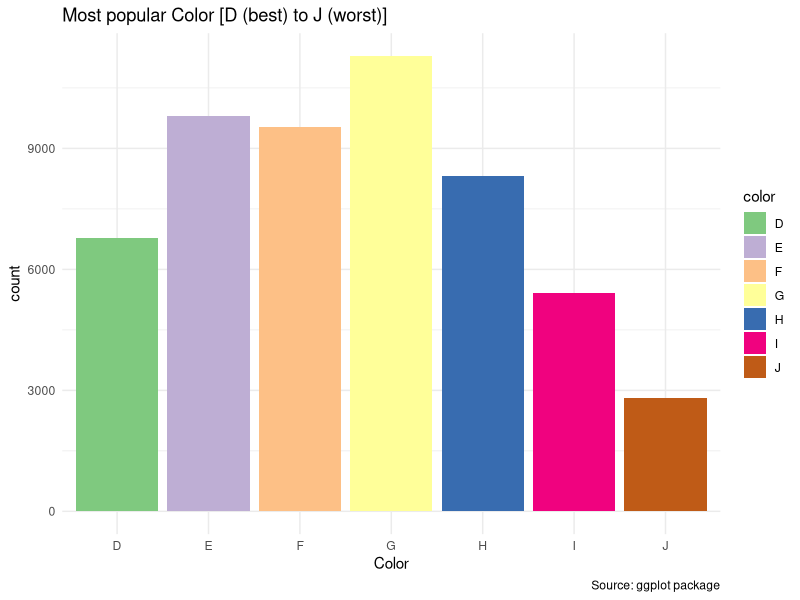
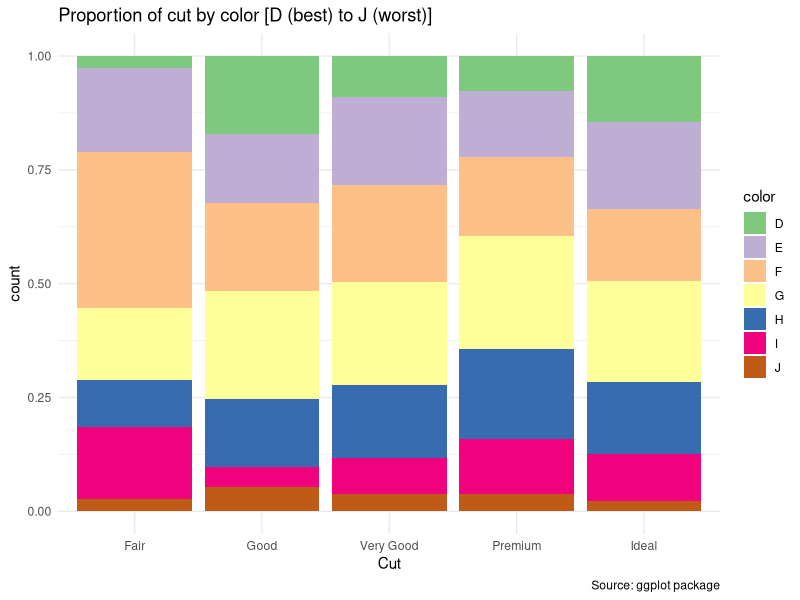
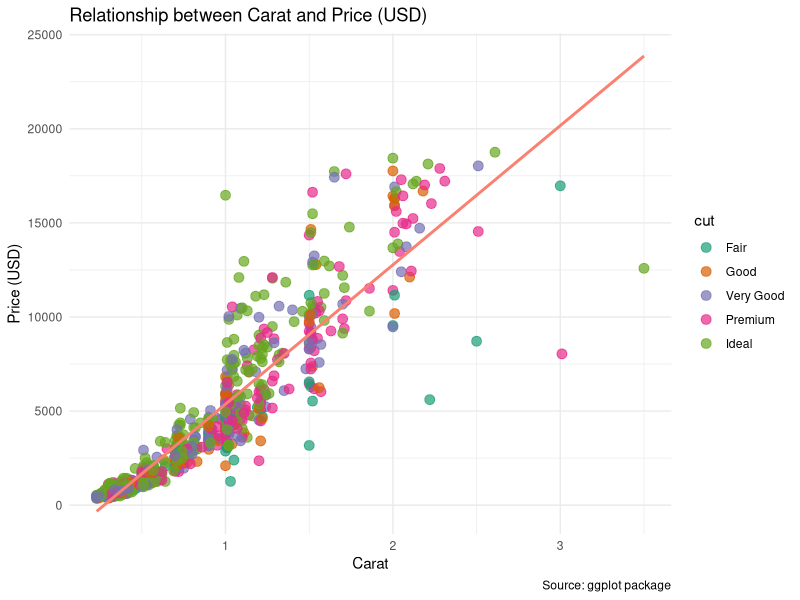
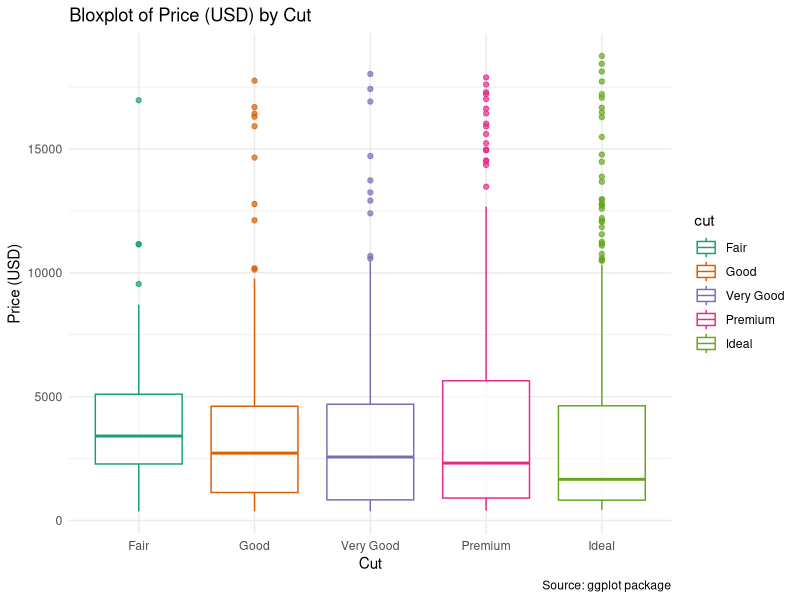
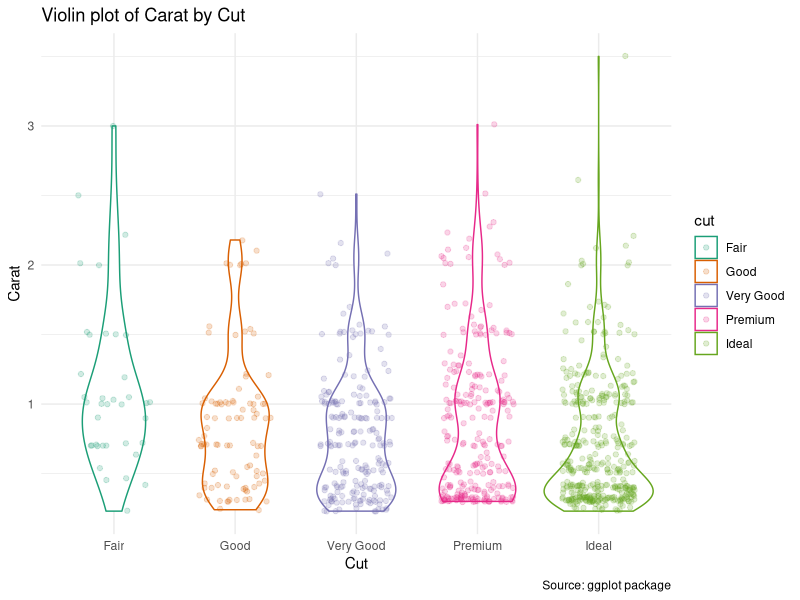

The R source for these figures, in order:
## ---- chunk 1
library(tidyverse)
library(patchwork)
## ---- chunk 2
data(diamonds)
## ---- chunk 3
head(diamonds)
## ---- chunk 4
glimpse(diamonds)
## ---- chunk 5
summary(diamonds)
## ---- chunk 6
set.seed(33)
sample_diamonds <- sample_n(diamonds, 1000)
## ---- chunk 7
diamonds %>%
  ggplot(mapping = aes(x = color, fill = color)) +
  geom_bar() +
  labs(
    title = "Most popular Color [D (best) to J (worst)]",
    x = "Color",
    caption = " Source: ggplot package"
  ) +
  theme_minimal() +
  scale_fill_brewer(type = "qual", palette = "Accent")
## ---- chunk 8
sample_diamonds %>%
  ggplot(mapping = aes(cut, fill = color)) +
  geom_bar(position = "fill") +
  labs(
    title = "Proportion of cut by color [D (best) to J (worst)]",
    x = "Cut",
    caption = " Source: ggplot package"
  ) +
  theme_minimal() +
  scale_fill_brewer(type = "qual", palette = "Accent")
## ---- chunk 9
sample_diamonds %>%
  ggplot(mapping = aes(carat, price, color = cut)) +
  geom_point(size = 3, alpha = .7) +
  geom_smooth(method = "lm", color = "salmon", se = F) +
  labs(
    title = "Relationship between Carat and Price (USD)",
    x = "Carat",
    y = "Price (USD)",
    caption = " Source: ggplot package"
  ) +
  theme_minimal() +
  scale_color_brewer(type = "qual", palette = "Dark2")
## ---- chunk 10
sample_diamonds %>%
  ggplot(mapping = aes(cut, price, color = cut)) +
  geom_boxplot(alpha = .7) +
  labs(
    title = "Bloxplot of Price (USD) by Cut",
    x = "Cut",
    y = "Price (USD)",
    caption = " Source: ggplot package"
  ) +
  theme_minimal() +
  scale_color_brewer(type = "qual", palette = "Dark2")
## ---- chunk 11
sample_diamonds %>%
  ggplot(mapping = aes(cut, carat, color = cut)) +
  geom_violin() +
  geom_jitter(width = .3, alpha = .2) +
  labs(
    title = "Violin plot of Carat by Cut",
    x = "Cut",
    y = "Carat",
    caption = " Source: ggplot package"
  ) +
  theme_minimal() +
  scale_color_brewer(type = "qual", palette = "Dark2")
